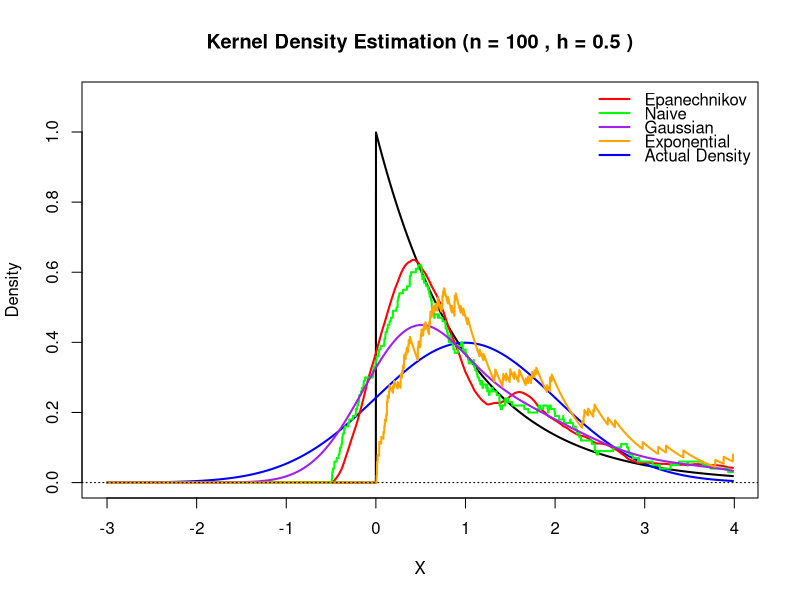
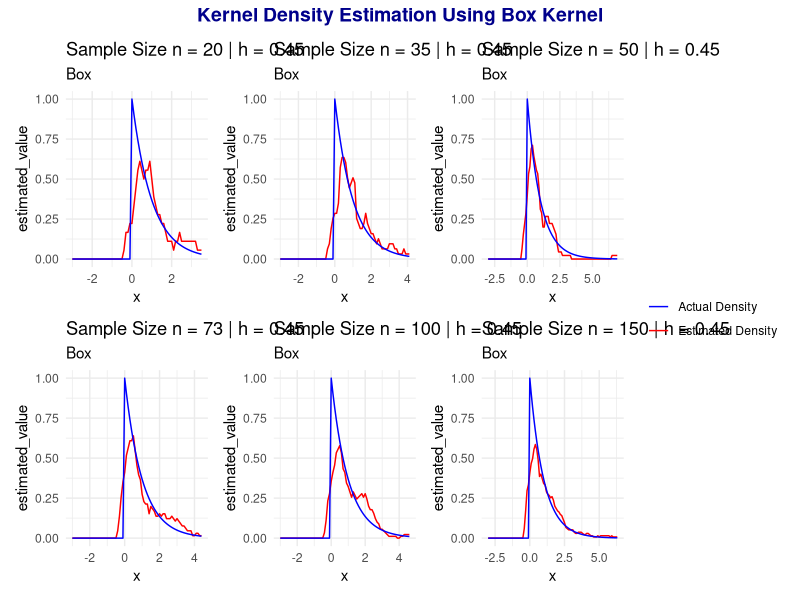
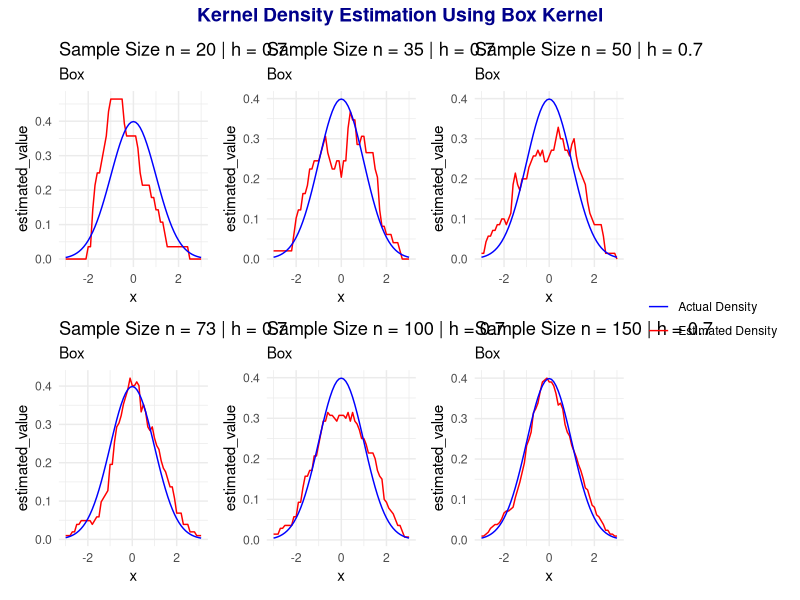
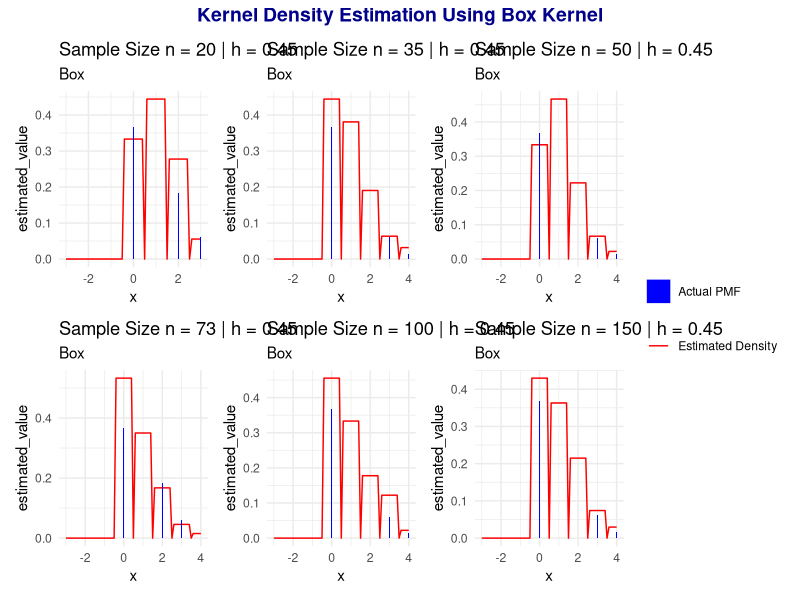
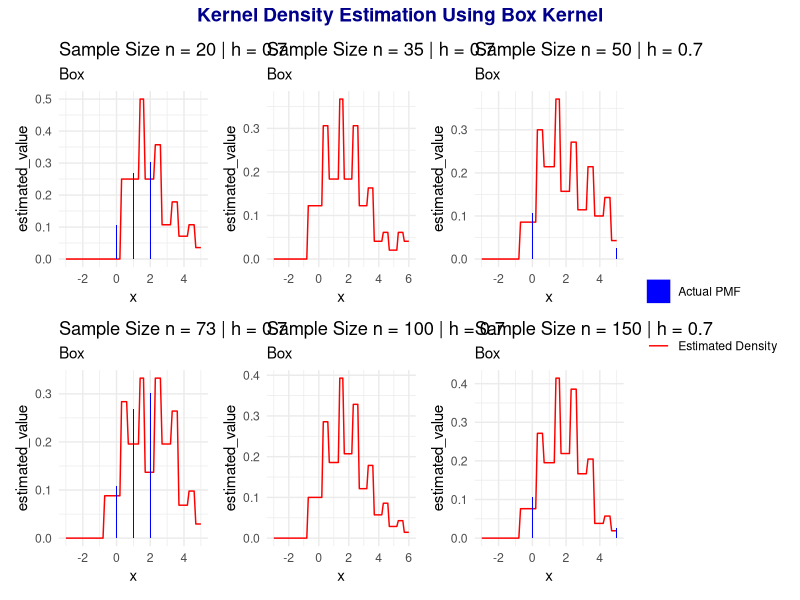
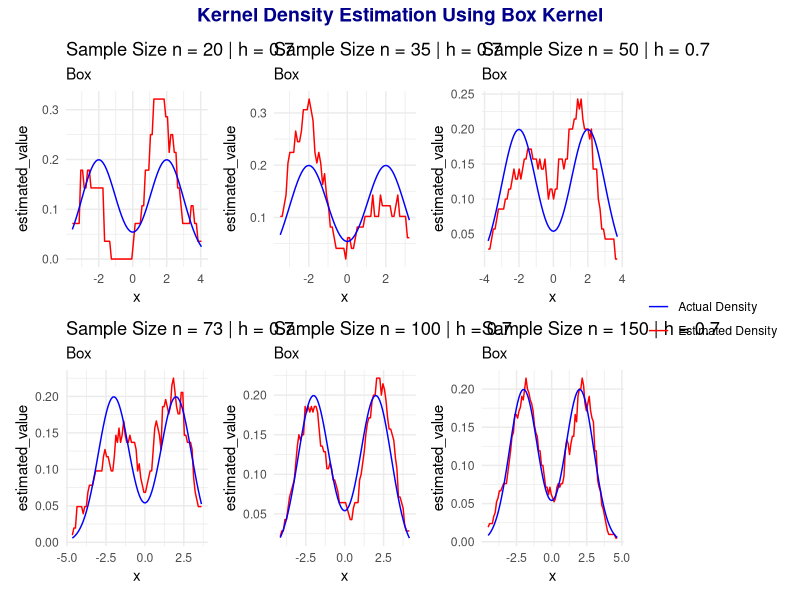
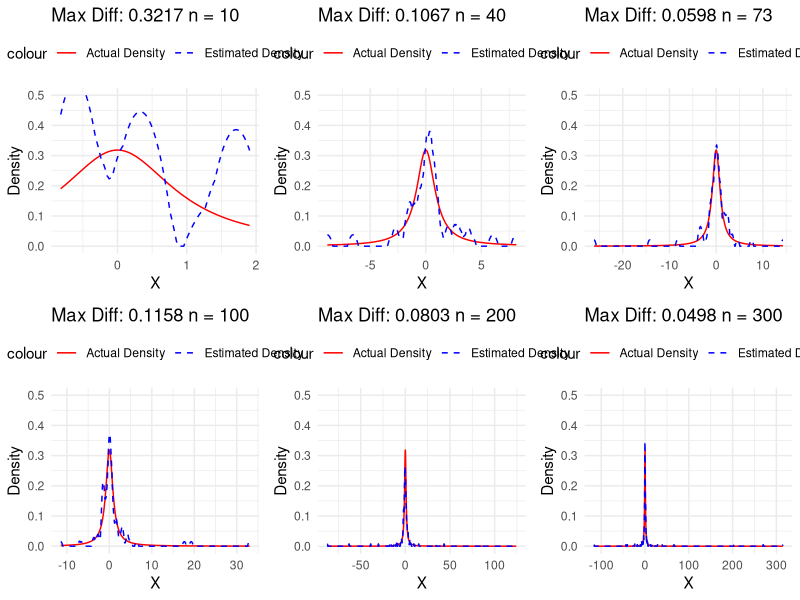

Recreate these plots in R, in order. (Note: this script raises an error after producing the figures.)
rm(list=ls())

#required libraries
library(ggplot2)
library(patchwork)
library(tidyverse)
library(dplyr)
library(ggplot2)

#-------------------------------------------------------------------------------

#function for mixture distribution
rmix<-function(n, a_1, b_1, a_2, b_2)
{
  u=runif(n)
  z=rnorm(n,a_1, b_1)*(u<=0.5)+rnorm(n, a_2, b_2)*(u>0.5)
  return(z)
}
dmix<-function(x, a_1, b_1, a_2, b_2)
{
  y=(0.5)*(((1/(sqrt(2*pi)*b_1)) * exp(-(0.5/(b_1)^2)*((x-a_1)^2)))+
             (1/(sqrt(2*pi)*b_2)) * exp(-(0.5/(b_2)^2)*((x-a_2)^2)))
  return(y)
}
dmix_st <-function(x)
{
  y=(0.5)*(((1/(sqrt(2*pi)*1)) * exp(-(0.5/(1)^2)*((x+2)^2)))+
             (1/(sqrt(2*pi)*1)) * exp(-(0.5/(1)^2)*((x-2)^2)))
  return(y)
}

#-----------------------------------------------------------------------------
#function for kernels
naive<-function(x)
{
  y=0.5*(abs(x)<=1)
  return(y)
}
epanechnikov<-function(x)
{
  y=0.75*(1-x^2)*(abs(x)<=1)
  return(y)
}
tricube<-function(x)
{
  y=(35/32)*((1-abs(x)^3)^3)*(abs(x)<=1)
  return(y)
}
gaussian<-function(x)
{
  y=(1/(sqrt(2*pi)))*exp(-0.5*(x^2))
  return(y)
}
logistic<-function(x)
{
  y=1/(exp(x)+2+exp(-x))
  return(y)
}
cosine<-function(x)
{
  y=(pi/4)*cos((pi/2)*x)*(abs(x)<=1)
  return(y)
}
exponential<-function(x)
{
  y=exp(-x)*(x>0)
  return(y)
}
cauchy<-function(x)
{
  y=1/(pi*((1+x)^2))
  return(y)
}

#--------------------------------------------------------------------------------------------------
#plots for different kernel on same graph
#we have to manually change  f, g and also the number of parameters in the 
#argument of the function as per our need


onepara_est_cont <- function(f, g, h, n, a) {
  z <- f(n, a)
  x <- seq(min(min(z), -3), max(max(z), 3), length.out = 5000)
  r <- matrix(0, nrow = length(x), ncol = 4)
  
  # Define the kernel functions
  kernels <- list(
    Epanechnikov = function(u) ifelse(abs(u) <= 1, 3/4 * (1 - u^2), 0),
    Naive = function(u) 1/2 * (abs(u) <= 1),
    Gaussian = function(u) dnorm(u),
    Exponential = function(u) ifelse(u >= 0, exp(-u), 0)
  )
  
  for (j in 1:4) {
    for (i in 1:length(x)) {
      exp_values <- (x[i] - z) / h
      r[i, j] <- mean(kernels[[j]](exp_values)) / h
    }
  }
  
  plot(x, g(x, a), type = "l", col = "black", lwd = 2,
       xlab = "X", ylab = "Density",
       main = paste("Kernel Density Estimation (n =", n, ", h =", h, ")"),
       ylim = c(0, max(g(x, a)) + 0.1))
  
  lines(x, dnorm(x, mean = a, sd = 1), col = "blue", lwd = 2)
  
  colors <- c("red", "green", "purple", "orange")
  legend_titles <- c("Epanechnikov", "Naive", "Gaussian", "Exponential")
  
  for (j in 1:4) {
    lines(x, r[, j], col = colors[j], lwd = 2)
  }
  
  abline(h = 0, lty = 3, col = "black")
  legend("topright", legend = c(legend_titles, "Actual Density"), col
         = c(colors, "blue"), lty = 1, bty = "n", lwd = 2, y.intersp = 0.7,
         xjust = 1, yjust = 1)  # Adjusted xjust and yjust values
  
}

# Call the function with appropriate parameters
onepara_est_cont(rexp, dexp, h = 0.5, n = 100, a = 1)




#----------------------------------------------------------------------------------------------
#plots of estimated density and actual density for different sample sizes for one
#parameter continuous
generate_and_arrange_plots <- function(kernel_func, kernel_name, f, g, h, n_values, a_1) {
  plots_list <- lapply(n_values, function(n) {
    z <- f(n, a_1)
    x <- seq(min(min(z),-3), max(max(z),3), by = 0.1)
    r <- sapply(x, function(xi) mean(kernel_func((xi - z) / h)) / h)
    df <- data.frame(x, estimated_value = r, true_value = g(x, a_1))
    
    ggplot(df, aes(x = x)) +
      geom_line(aes(y = estimated_value, color = "Estimated Density")) +
      geom_line(aes(y = true_value, color = "Actual Density")) +
      scale_color_manual(values = c("Actual Density" = "blue", "Estimated Density" = "red")) +
      labs(title = paste("Sample Size n =", n, "| h =", h), subtitle = kernel_name) +
      theme_minimal() +
      theme(legend.title = element_blank())
  })
  
  plot_layout <- reduce(plots_list, `+`) +
    plot_layout(guides = 'collect') +
    plot_annotation(title = paste("Kernel Density Estimation Using", kernel_name, "Kernel"),
                    theme = theme(plot.title = element_text(hjust = 0.5, color = "dark blue", face = "bold", size = 14)))
  
  return(plot_layout)
}

n_values <- c(20, 35, 50, 73, 100,150)
plot_layout <- generate_and_arrange_plots(
  kernel_func = naive,
  kernel_name = "Box",
  f = rexp,
  g = dexp,
  h = 0.45,
  n_values = n_values,
  a_1 = 1
)

plot_layout

#---------------------------------------------------------------------------------------------------
#plots of estimated density and actual density for different sample sizes for two
#parameter continuous
#we have to manually change the title
generate_and_arrange_plots <- function(kernel_func, kernel_name, f, g, h, n_values, a_1, b_1) {
  plots_list <- lapply(n_values, function(n) {
    z <- f(n, a_1, b_1)
    x <- seq(min(min(z),-3), max(max(z),3), by = 0.1)
    r <- sapply(x, function(xi) mean(kernel_func((xi - z) / h)) / h)
    df <- data.frame(x, estimated_value = r, true_value = g(x, a_1, b_1))
    
    ggplot(df, aes(x = x)) +
      geom_line(aes(y = estimated_value, color = "Estimated Density")) +
      geom_line(aes(y = true_value, color = "Actual Density")) +
      scale_color_manual(values = c("Actual Density" = "blue", "Estimated Density" = "red")) +
      labs(title = paste("Sample Size n =", n, "| h =", h), subtitle = kernel_name) +
      theme_minimal() +
      theme(legend.title = element_blank())
  })
  
  plot_layout <- reduce(plots_list, `+`) +
    plot_layout(guides = 'collect') +
    plot_annotation(title = paste("Kernel Density Estimation Using", kernel_name, "Kernel"),
                    theme = theme(plot.title = element_text(hjust = 0.5, color = "dark blue", face = "bold", size = 14)))
  
  return(plot_layout)
}

n_values <- c(20, 35, 50, 73, 100,150)
plot_layout <- generate_and_arrange_plots(
  kernel_func = naive,
  kernel_name = "Box",
  f = rnorm,
  g = dnorm,
  h = 0.7,
  n_values = n_values,
  a_1 = 0,
  b_1 = 1
)

plot_layout
#-------------------------------------------------------------------------------------------------------
#plots of estimated density and actual density for different sample sizes for one
#parameter discrete
#we have to manually change the title
generate_and_arrange_plots <- function(kernel_func, kernel_name, f, g, h, n_values, a_1) {
  plots_list <- lapply(n_values, function(n) {
    z <- f(n, a_1)
    x <- seq(min(min(z),-3), max(max(z),3), by = 0.1)
    r <- sapply(x, function(xi) mean(kernel_func((xi - z) / h)) / h)
    df <- data.frame(x, estimated_value = r, true_value = g(x, a_1))
    
    ggplot(df, aes(x = x)) +
      geom_line(aes(y = estimated_value, color = "Estimated Density")) +
      geom_col(aes(y = true_value, fill = "Actual PMF"), width = 0.03) +
      scale_fill_manual(values = c("Actual PMF" = "blue"), guide = guide_legend(override.aes = list(color = "blue"))) +
      scale_color_manual(values = c("Estimated Density" = "red")) +
      labs(title = paste("Sample Size n =", n, "| h =", h), subtitle = kernel_name) +
      theme_minimal() +
      theme(legend.title = element_blank())
  })
  
  plot_layout <- reduce(plots_list, `+`) +
    plot_layout(guides = 'collect') +
    plot_annotation(title = paste("Kernel Density Estimation Using", kernel_name, "Kernel"),
                    theme = theme(plot.title = element_text(hjust = 0.5, color = "dark blue", face = "bold", size = 14)))
  
  return(plot_layout)
}

n_values <- c(20, 35, 50, 73, 100,150)
plot_layout <- generate_and_arrange_plots(
  kernel_func = naive,
  kernel_name = "Box",
  f = rpois,
  g = dpois,
  h = 0.45,
  n_values = n_values,
  a_1 = 1
)

plot_layout
#--------------------------------------------------------------------------------------------------
#plots of estimated density and actual density for different sample sizes for two
#parameter discrete
#we have to manually change the title
generate_and_arrange_plots <- function(kernel_func, kernel_name, f, g, h, n_values, a_1, b_1) {
  plots_list <- lapply(n_values, function(n) {
    z <- f(n, a_1, b_1)
    x <- seq(min(min(z),-3), max(max(z),3), by = 0.1)
    r <- sapply(x, function(xi) mean(kernel_func((xi - z) / h)) / h)
    df <- data.frame(x, estimated_value = r, true_value = g(x, a_1, b_1))
    
    ggplot(df, aes(x = x)) +
      geom_line(aes(y = estimated_value, color = "Estimated Density")) +
      geom_col(aes(y = true_value, fill = "Actual PMF"), width = 0.03) +
      scale_fill_manual(values = c("Actual PMF" = "blue"), guide = guide_legend(override.aes = list(color = "blue"))) +
      scale_color_manual(values = c("Estimated Density" = "red")) +
      labs(title = paste("Sample Size n =", n, "| h =", h), subtitle = kernel_name) +
      theme_minimal() +
      theme(legend.title = element_blank())
  })
  
  plot_layout <- reduce(plots_list, `+`) +
    plot_layout(guides = 'collect') +
    plot_annotation(title = paste("Kernel Density Estimation Using", kernel_name, "Kernel"),
                    theme = theme(plot.title = element_text(hjust = 0.5, color = "dark blue", face = "bold", size = 14)))
  
  return(plot_layout)
}

n_values <- c(20, 35, 50, 73, 100,150)
plot_layout <- generate_and_arrange_plots(
  kernel_func = naive,
  kernel_name = "Box",
  f = rbinom,
  g = dbinom,
  h = 0.7,
  n_values = n_values,
  a_1 = 10,
  b_1 = 0.2
)

plot_layout
#-------------------------------------------------------------------------------------------------------
#plots of estimated density and actual density for different sample sizes for mixture
#of two normals
#we have to manually change the title
generate_and_arrange_plots <- function(kernel_func, kernel_name, f, g, h, n_values, a_1, b_1, a_2, b_2) {
  plots_list <- lapply(n_values, function(n) {
    z <- f(n, a_1, b_1, a_2, b_2)
    x <- seq(min(min(z),-3), max(max(z),3), by = 0.1)
    r <- sapply(x, function(xi) mean(kernel_func((xi - z) / h)) / h)
    df <- data.frame(x, estimated_value = r, true_value = g(x, a_1, b_1, a_2, b_2))
    
    ggplot(df, aes(x = x)) +
      geom_line(aes(y = estimated_value, color = "Estimated Density")) +
      geom_line(aes(y = true_value, color = "Actual Density")) +
      scale_color_manual(values = c("Actual Density" = "blue", "Estimated Density" = "red")) +
      labs(title = paste("Sample Size n =", n, "| h =", h), subtitle = kernel_name) +
      theme_minimal() +
      theme(legend.title = element_blank())
  })
  
  plot_layout <- reduce(plots_list, `+`) +
    plot_layout(guides = 'collect') +
    plot_annotation(title = paste("Kernel Density Estimation Using", kernel_name, "Kernel"),
                    theme = theme(plot.title = element_text(hjust = 0.5, color = "dark blue", face = "bold", size = 14)))
  
  return(plot_layout)
}

n_values <- c(20, 35, 50, 73, 100,150)
plot_layout <- generate_and_arrange_plots(
  kernel_func = naive,
  kernel_name = "Box",
  f = rmix,
  g = dmix,
  h = 0.7,
  n_values = n_values,
  a_1 = -2,
  b_1 = 1,
  a_2 = 2,
  b_2 = 1
)

plot_layout
#---------------------------------------------------------------------------------------------------
#Glivenko-cantelli lemma 
#we have to manually change the kernel, f, g and also the number of parameters in the 
#argument of the function as per our need
library(ggplot2)
library(gridExtra)

n_values <- c(10, 40, 73, 100, 200, 300)

dif <- function(n, f, g, kernel, h, a, b) {
  z <- f(n, a, b)
  x <- seq(from = min(z), to = max(z), length.out = 10000)
  est <- sapply(x, function(y) mean(kernel((z - y) / h)) / h)
  act <- g(x, a, b)
  maxdif <- round(max(abs(est - act)), 4)
  
  df <- data.frame(x = x, est = est, act = act)
  
  p <- ggplot(df, aes(x = x)) +
    geom_line(aes(y = act, color = "Actual Density"), linetype = "solid") +
    geom_line(aes(y = est, color = "Estimated Density"), linetype = "dashed") +
    scale_color_manual(values = c("Actual Density" = "red", "Estimated Density" = "blue"),
                       labels = c("Actual Density", "Estimated Density")) +
    ylim(0, 0.5) +
    labs(x = "X", y = "Density", title = paste("Max Diff:", maxdif, "n =", n)) +
    theme_minimal() +
    theme(legend.position = "top")
  
  return(p)
}

# Plotting with ggplot2
plots <- lapply(n_values, function(n) dif(n, rcauchy, dcauchy, epanechnikov, 0.5, 0, 1))

# Arrange plots in a grid
grid.arrange(grobs = plots, ncol = 3)

#------------------------------------------------------------------------------------------
#Asymptotic normality
#we have to manually change the title and the distribution from which the sample is taken
#and have to set the directory where we want the plots to be saved
# we also have to manually change the quantiles
library(ggplot2)
library(gridExtra)
setwd("C:/Users/srijani/Desktop/density estimation")

# Define the kernel functions
# Define the kernel functions
gaussian_kernel <- function(u) dnorm(u)
logistic_kernel <- function(u) dlogis(u)
naive_kernel <- function(u) ifelse(abs(u) <= 1, 0.5, 0)
tricube_kernel <- function(u) ifelse(abs(u) <= 1, 35/32 * (1 - abs(u)^3)^3, 0)
cosine_kernel <- function(u) ifelse(abs(u) <= 1, pi/4 * cos(pi/2 * u), 0)
epanechnikov_kernel <- function(u) ifelse(abs(u) <= 1, 3/4 * (1 - u^2), 0)

# Set the values for n and calculate h_n for each
n_values <- c(5, 10,20, 30, 40, 50,73,100,120, 200, 350, 500)
h_values <- n_values^(-1/5)

# Function to simulate and plot for a given kernel
simulate_and_plot <- function(kernel_func, kernel_name) {
  for (i in seq_along(n_values)) {
    n <- n_values[i]
    h <- h_values[i]
    
    # Generate random samples
    x_i <- rlogis(n,0,1)
    
    # Compute the 0.1 quantile of the sample
    x_q <- qlogis(0.1, 0, 1)
    
    # For each sample, estimate the density at x_q using the kernel function
    f_n_x <- replicate(1000, {
      sample_x_i <- rlogis(n,0,1)          # New sample for each replication
      mean(kernel_func((x_q - sample_x_i) / h)) / h
    })
    
    
    df<-D(D(expression(exp(-x)/(1+exp(-x))),"x"),"x")
    mode(df)
    x<-x_q
    #E_f_n_x <- dweibull(x_q,0.5,1)+ (0.5 * h^2 * D(D(expression(dweibull), "x_q"), "x_q"))
    E_f_n_x <- dlogis(x_q,0,1)+ (0.5 * h^2 * eval(df))
    kernel_int <- integrate(function(u) kernel_func(u)^2, lower = -Inf, upper = Inf)$value
    var_f_n_x <- (1 / (n * h)) * dlogis(x_q,0,1) * kernel_int
    
    # Standardize f_n(x)
    standardized_f_n_x <- (f_n_x-E_f_n_x)/sqrt( var_f_n_x)
    
    # Create a dataframe for plotting
    data_to_plot <- data.frame(standardized_f_n_x = standardized_f_n_x)
    
    # Plot the histogram with the density of N(0,1) overlaid
    p <- ggplot(data_to_plot, aes(x = standardized_f_n_x)) +
      geom_histogram(aes(y = ..density..), bins = 30, color = "black", fill = "skyblue") +
      stat_function(fun = dnorm, args = list(mean = 0, sd = 1), color = "red", size = 1) +
      labs(title = paste("Kernel:", kernel_name, "| n =", n, "| h_n =", round(h, 3)),
           x = "Standardized f_n(x_q)", y = "Density")
    
    
    filename <- paste0("plot_", kernel_name, "sample_logistic",  "_n", n, "_hn", round(h, 3), ".png")
    ggsave(filename = filename, plot = p, width = 8, height = 6)
  }
}

# Run simulation and save plots for each kernel
simulate_and_plot(gaussian_kernel, "Gaussian")
simulate_and_plot(naive_kernel, "Box")
simulate_and_plot(tricube_kernel, "Tricube")
simulate_and_plot(epanechnikov_kernel, "Epanechnikov")